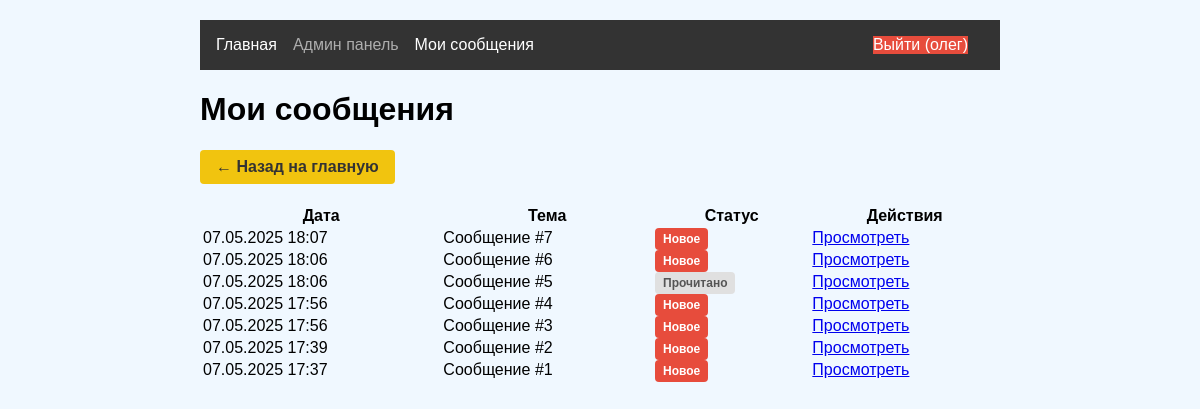
Page /user/messages (signed in) on the committed database.
### models.py (models this page shows, shortened)
class User(UserMixin, db.Model):
    id = db.Column(db.Integer, primary_key=True)
    username = db.Column(db.String(64), unique=True)
    password_hash = db.Column(db.String(128))
    is_admin = db.Column(db.Boolean, default=False)

class AdminMessage(db.Model):
    id = db.Column(db.Integer, primary_key=True)
    user_id = db.Column(db.Integer, db.ForeignKey('user.id'))
    admin_id = db.Column(db.Integer, db.ForeignKey('user.id'))  # ➕ Добавлено
    message = db.Column(db.Text)
    code_id = db.Column(db.Integer, db.ForeignKey('code_status.id'))
    created_at = db.Column(db.DateTime)
    read = db.Column(db.Boolean, default=False)
    user = db.relationship('User', foreign_keys=[user_id], backref=db.backref('admin_messages', lazy=True))
    admin = db.relationship('User', foreign_keys=[admin_id])  # ➕ Добавлено
    code = db.relationship('CodeStatus', backref=db.backref('messages', lazy=True))
    read_by_user = db.Column(db.Boolean, default=False)
    read_by_admin = db.Column(db.Boolean, default=False)

### app.py (the view)
@app.route('/user/messages')
@login_required
def user_messages():
    messages = AdminMessage.query.filter_by(user_id=current_user.id).order_by(AdminMessage.created_at.desc()).all()
    return render_template('user_messages.html', messages=messages)

### app.py (called while the page is built)
@login_manager.user_loader
def load_user(user_id):
    return User.query.get(int(user_id))

### templates/user_messages.html (shortened to what this page needs)
{% extends "base.html" %}
{% block content %}
<div class="container">
    <h1>Мои сообщения</h1>
    <a href="{{ url_for('main_index') }}" class="back-btn">← Назад на главную</a>
    <div class="messages-section">
        {% if messages %}
            <table class="messages-table">
                <thead>
                    <tr>
                        <th>Дата</th>
                        <th>Тема</th>
                        <th>Статус</th>
                        <th>Действия</th>
                    </tr>
                </thead>
                <tbody>
                    {% for message in messages %}
                    <tr class="{{ 'unread' if not message.read_by_user  else '' }}">
                        <td>{{ message.created_at.strftime('%d.%m.%Y %H:%M') }}</td>
                        <td>{% if message.subject %}{{ message.subject }}{% else %}Сообщение #{{ message.id }}{% endif %}</td>
                        <td>
                            {% if not message.read_by_user %}
                            <span class="status read">Прочитано</span>
                            {% else %}
                            <span class="status unread">Новое</span>
                            {% endif %}
                        </td>
                        <td>
                            <a href="{{ url_for('view_user_message', message_id=message.id) }}" class="btn">Просмотреть</a>
                        </td>
                    </tr>
                    {% endfor %}
                </tbody>
            </table>
        {% else %}
            <p class="no-data">У вас нет сообщений от администрации</p>
        {% endif %}
    </div>
</div>
{% endblock %}

### templates/base.html (shortened to what this page needs)
<!DOCTYPE html>
<html lang="ru">
<head>
    <link rel="stylesheet" href="{{ url_for('static', filename='css/style.css') }}">
</head>
<body>
    <header>
        <nav>
            {% if current_user.is_authenticated %}
                <div class="nav-left">
                    <a href="{{ url_for('main_index') }}" class="nav-link">Главная</a>
                    <a href="{{ url_for('admin_dashboard') }}" class="nav-link {{ 'admin-link' if current_user.is_admin else 'disabled-link' }}">
                        Админ панель
                    </a>
                    <a href="{{ url_for('user_messages') }}" class="nav-link">
                        Мои сообщения
                    </a>
                </div>
                <div class="nav-right">
                    <a href="{{ url_for('logout') }}" class="nav-link logout-btn">Выйти ({{ current_user.username }})</a>
                </div>
            {% else %}
                <div class="nav-left">
                    <a href="{{ url_for('login') }}" class="nav-link">Войти</a>
                    <a href="{{ url_for('register') }}" class="nav-link">Регистрация</a>
                </div>
            {% endif %}
        </nav>
    </header>
    <main>
        {% block content %}{% endblock %}
    </main>
</body>
</html>

### static/css/style.css (style rules this page uses)
body { font-family: Arial, sans-serif; max-width: 800px; margin: 0 auto; padding: 20px; background: #f0f8ff; }
nav { display: flex; background: #333; padding: 1rem; }
nav a { color: white; margin-right: 1rem; text-decoration: none; }
.nav-right { margin-left: auto; }
.back-btn { display: inline-block; margin-bottom: 20px; padding: 8px 16px; background-color: #6c757d; color: #fff; border-radius: 4px; text-decoration: none; }
.disabled-link { opacity: 0.6; cursor: default; position: relative; }
.nav-left, .nav-right { display: flex; align-items: center; }
.nav-left { margin-right: auto; }
.logout-btn { background-color: #e74c3c !important; color: white !important; transition: background-color 0.3s; }
.status { padding: 4px 8px; border-radius: 4px; font-size: 12px; font-weight: bold; }
.status.read { background-color: #e0e0e0; color: #555; }
.status.unread { background-color: #e74c3c; color: white; }
.back-btn { display: inline-block; padding: 8px 16px; background-color: #f1c40f; color: #333; border-radius: 4px; text-decoration: none; margin-bottom: 20px; font-weight: bold; }
.messages-table { width: 100%; border-collapse }

### rows in the picture
User: username "олег"
AdminMessage: created_at "07.05.2025 18:07", id "7", read_by_user "Новое"
AdminMessage: created_at "07.05.2025 18:06", id "6", read_by_user "Новое"
AdminMessage: created_at "07.05.2025 18:06", id "5", read_by_user "Прочитано"
AdminMessage: created_at "07.05.2025 17:56", id "4", read_by_user "Новое"
AdminMessage: created_at "07.05.2025 17:56", id "3", read_by_user "Новое"
AdminMessage: created_at "07.05.2025 17:39", id "2", read_by_user "Новое"
AdminMessage: created_at "07.05.2025 17:37", id "1", read_by_user "Новое"
